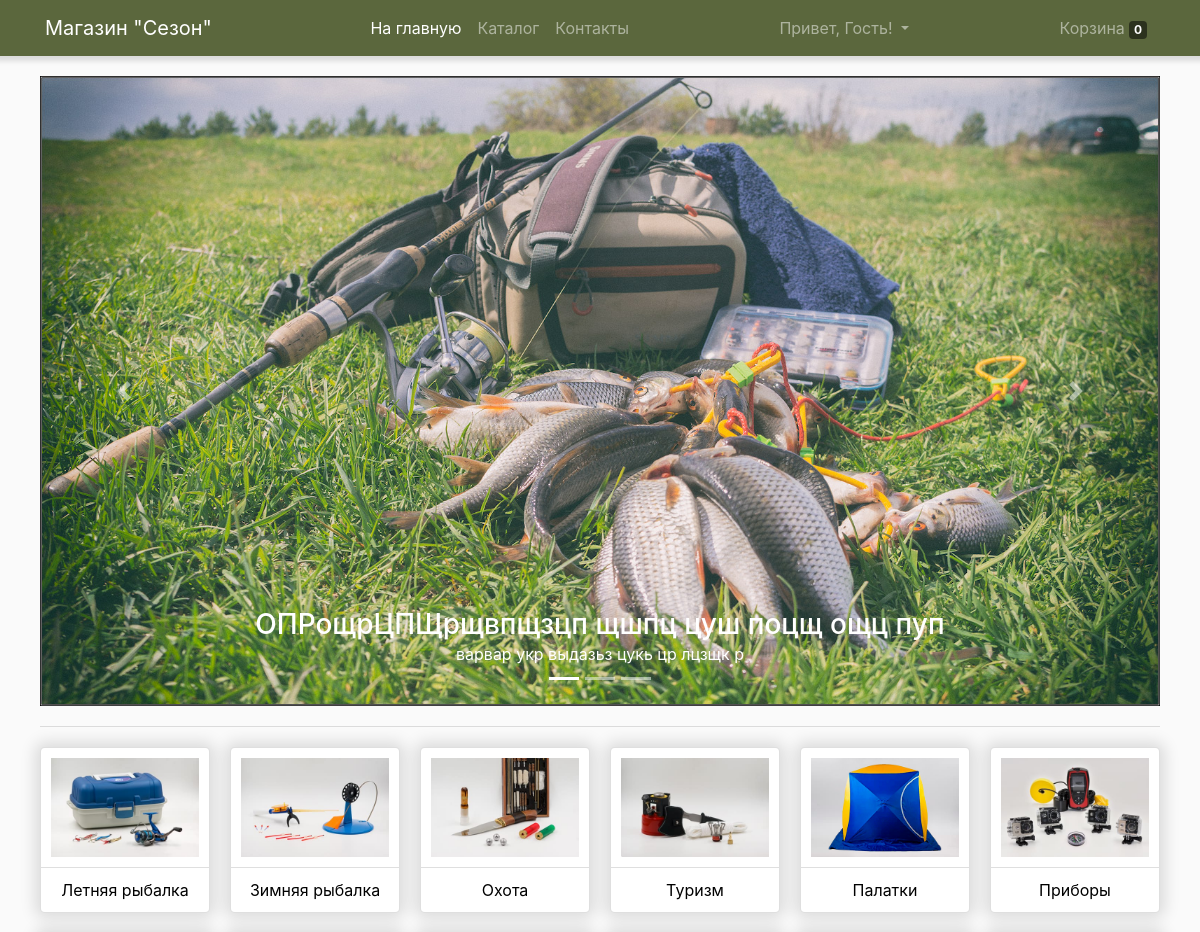
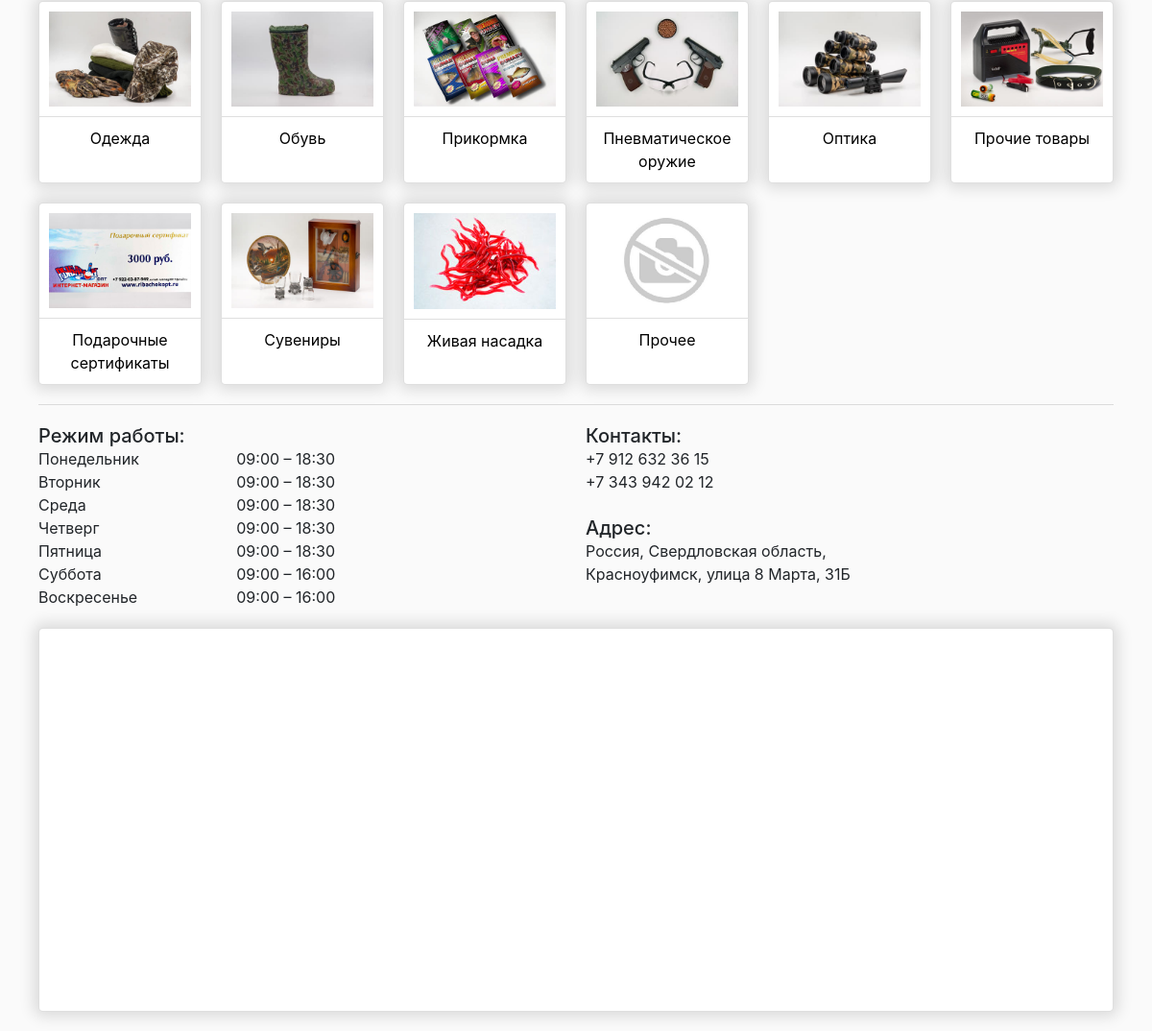
The page / on the database its author committed (2 pictures, top to bottom).
### welcome/models.py (models this page shows, shortened)
class CarouselElement(models.Model):
    name = models.CharField(max_length=100)
    description = models.TextField(blank=True)
    image = models.ImageField(upload_to=image_folder, default='no_foto.jpg')
    slug = models.SlugField(blank=True)

class Part(models.Model):
	name = models.CharField(max_length=100)
	slug = models.SlugField(blank=True)
	image = models.ImageField(upload_to=image_folder, default='no_foto.jpg')
	def get_absolute_url(self):
		return reverse('part_detail', kwargs={'part_slug': self.slug})

### welcome/views.py (the view)
# urls.py: url(r'^$', base_view, name='base'),
def base_view(request):
    try:
        cart_id = request.session['cart_id']
        cart = Cart.objects.get(id=cart_id)
        request.session['total'] = cart.items.count()
    except:
        cart = Cart()
        cart.save()
        cart_id = cart.id
        request.session['cart_id'] = cart_id
        cart = Cart.objects.get(id=cart_id)
    categories = Category.objects.all()
    parts = Part.objects.all()
    carousel_elements = CarouselElement.objects.all()
    context = {
        'categories': categories,
        'parts': parts,
        "cart": cart,
		'carousel_elements': carousel_elements,
    }
    return render(request, 'base.html', context)

### welcome/models.py (called while the page is built)
	def get_absolute_url(self):
		return reverse('category_detail', kwargs={'category_slug': self.slug})

### welcome/templates/base.html (shortened to what this page needs)
{% load static %}
<!DOCTYPE html>
<html lang="en">
<head>
  <link href="{% static 'css/bootstrap.min.css' %}" rel="stylesheet">
  <link href="{% static 'css/shop-homepage.css' %}" rel="stylesheet">
</head>
<body>
  <nav class="navbar navbar-expand-lg navbar-dark bg-dark fixed-top">
    <div class="container">
      <a class="navbar-brand" href="{% url 'base' %}">Магазин "Сезон"</a>
      <div class="collapse navbar-collapse" id="navbarResponsive">
        <ul class="navbar-nav ml-auto">
          <li class="nav-item active">
            <a class="nav-link" href="{% url 'base' %}">На главную
            </a>
          </li>
          <li class="nav-item">
            <a class="nav-link" href="{% url 'catalog' %}">Каталог
            </a>
          </li>
          {% if request.get_full_path == '/' %}
          <li class="nav-item">
            <a class="nav-link" href="#about">Контакты</a>
          </li>
          {% endif %}
        </ul>
        <ul class="navbar-nav ml-auto">
            <li class="nav-item dropdown">
                {% if not request.user.is_authenticated %}
                <a href="#" class="nav-link dropdown-toggle" id="navbarDropdown" role="button" data-toggle="dropdown" aria-haspopup="true" aria-expanded="false">
                  Привет, Гость!
                </a>
                {% endif %}
            </li>
        </ul>
        <ul class="navbar-nav ml-auto">
          <li class="nav-item">
            <a class="nav-link" href="{% url 'cart' %}">
              Корзина <span class="badge badge-secondary" id="cart_count">{% if not request.session.total %} 0 {% else %} {{request.session.total}} {% endif %}</span>
            </a>
          </li>
        </ul>
      </div>
    </div>
  </nav>
  <div class="container">
    {% block content %}
    <div class="row">
      <div class="col-lg-12">
        <div id="carouselExampleIndicators" class="slide carousel" data-ride="carousel">
          <ol class="carousel-indicators">
            <li data-target="#carouselExampleIndicators" data-slide-to="0" class="active"></li>
            <li data-target="#carouselExampleIndicators" data-slide-to="1"></li>
            <li data-target="#carouselExampleIndicators" data-slide-to="2"></li>
          </ol>
          <div class="carousel-inner" role="listbox">
            {% for carousel_element in carousel_elements %}
            {% if forloop.first %}
            <div class="carousel-item active">
              <div class="carousel-caption d-none d-md-block">
                <h3>ОПРощрЦПЩрщвпщзцп щшпц цуш поцщ ощц пуп</h3>
                <p>варвар укр выдазьз цукь цр лцзщк р</p>
              </div>
              <img class="d-block img-fluid mx-auto" src="{{ carousel_element.image.url }}" alt="First slide">
            </div>
            {% endif %}
            {% endfor %}
          </div>
          <a class="carousel-control-prev" href="#carouselExampleIndicators" role="button" data-slide="prev">
            <span class="carousel-control-prev-icon" aria-hidden="true"></span>
          </a>
          <a class="carousel-control-next" href="#carouselExampleIndicators" role="button" data-slide="next">
            <span class="carousel-control-next-icon" aria-hidden="true"></span>
          </a>
        </div>
      </div>
    </div>
    <hr>
    <div class="row">
      {% for part in parts %}
        <div class="col-xl-2 col-lg-3 col-md-4 col-sm-6 col-6" >
          <div class="card h-100">
            <a href="{{ part.get_absolute_url }}"><img class="card-img-top" src="{{ part.image.url }}" alt=""></a>
            <hr class="card-hr">
            <div class="card-body">
              <div class="card-title text-center">
                <a href="{{ part.get_absolute_url }}">{{ part.name }}</a>
              </div>
            </div>
          </div>
        </div>
      {% endfor %}
    </div>
    <hr>
    <div class="row">
      <div class="col-lg-6">
        <table width="100%" cellpadding="0">
          <tr>
            <td valign="top" width="30%"><h5>Режим работы:</h5></td>
          </tr>
          <tr>
            <td valign="top" width="30%">Понедельник</td><td valign="top" width="50%">09:00 – 18:30</td>
          </tr>
          <tr>
            <td valign="top" width="30%">Вторник</td><td valign="top" width="50%">09:00 – 18:30</td>
          </tr>
          <tr>
            <td valign="top" width="30%">Среда</td><td valign="top" width="50%">09:00 – 18:30</td>
          </tr>
          <tr>
            <td valign="top" width="30%">Четверг</td><td valign="top" width="50%">09:00 – 18:30</td>
          </tr>
          <tr>
            <td valign="top" width="30%">Пятница</td><td valign="top" width="50%">09:00 – 18:30</td>
          </tr>
          <tr>
            <td valign="top" width="30%">Суббота</td><td valign="top" width="50%">09:00 – 16:00</td>
          </tr>
          <tr>
            <td valign="top" width="30%">Воскресенье</td><td valign="top" width="50%">09:00 – 16:00</td>
          </tr>
        </table>
      </div>
      <div class="col-lg-6">
        <table width="100%" cellpadding="0">
          <tr>
            <td valign="top" width="100%"><h5>Контакты:</h5></td>
          </tr>
          <tr>
            <td valign="top" width="100%">+7 912 632 36 15</td>
          </tr>
          <tr>
            <td valign="top" width="100%">+7 343 942 02 12</td>
          </tr>
          <tr>
            <td valign="top" width="100%"><br></td>
          </tr>
          <tr>
            <td valign="top" width="100%"><h5>Адрес:</h5></td>
          </tr>
          <tr>
            <td valign="top" width="100%">Россия, Свердловская область, </td>
          </tr>
          <tr>
            <td valign="top" width="100%">Красноуфимск, улица 8 Марта, 31Б</td>
          </tr>
        </table>
      </div>
    </div>
    <div class="row">
      <div class="col-lg-12">
        <iframe class='card map' src="https://yandex.ru/map-widget/v1/-/CCFTYU-~" frameborder="1" allowfullscreen="true"></iframe>
      </div>
    </div>
    </div>
    {% endblock content %}
</body>
</html>

### static_in_dev/css/shop-homepage.css (style rules this page uses)
body { padding-top: 56px; background-color: #fafafa; }
hr { margin: 10px -5px 10px -5px; padding: 0; border: 0; border-top: 1px solid rgba(0,0,0,.125) }
h1, h2, h3, h4, h5, h6 { margin: 0; padding: 0; }
.card-hr { margin: 0; }
.card { box-shadow: 0 0 15px 5px rgba(0, 0, 0, 0.125); border: 1px solid rgba(0,0,0,.125); border-radius: .3rem; }
.card-body { padding: 10px; }
.card-title { margin: 0; }
.card-img-top { width: 100%; padding: 10px; }
.map { width: 100%; height: 400px; margin-bottom: 10px; }
.bg-dark { background-color: rgba(82, 95, 50, 0.945)!important; box-shadow: 0 0 5px 5px rgba(0, 0, 0, 0.125); }
.badge { color: rgb(255, 255, 255); background-color: rgba(0, 0, 0, 0.51); }
.carousel { margin: 10px 0 0 0 !important; }
a { color: black; text-decoration: none; }
p { margin: 0; }

### rows shown on the page
CarouselElement: image (picture)
Part: image (picture), name "Летняя рыбалка"
Part: image (picture), name "Зимняя рыбалка"
Part: image (picture), name "Охота"
Part: image (picture), name "Туризм"
Part: image (picture), name "Палатки"
Part: image (picture), name "Приборы"
Part: image (picture), name "Одежда"
Part: image (picture), name "Обувь"
Part: image (picture), name "Прикормка"
Part: image (picture), name "Пневматическое оружие"
Part: image (picture), name "Оптика"
Part: image (picture), name "Прочие товары"
Part: image (picture), name "Подарочные сертификаты"
Part: image (picture), name "Сувениры"
Part: image (picture), name "Живая насадка"
Part: image (placeholder picture), name "Прочее"
